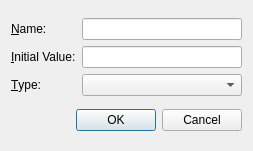
<?xml version="1.0" encoding="UTF-8"?>
<ui version="4.0">
 <class>ScriptPluginDialog</class>
 <widget class="QDialog" name="ScriptPluginDialog">
  <property name="geometry">
   <rect>
    <x>0</x>
    <y>0</y>
    <width>253</width>
    <height>151</height>
   </rect>
  </property>
  <property name="sizePolicy">
   <sizepolicy hsizetype="Maximum" vsizetype="Maximum">
    <horstretch>0</horstretch>
    <verstretch>0</verstretch>
   </sizepolicy>
  </property>
  <property name="windowTitle">
   <string>Create Variable</string>
  </property>
  <layout class="QVBoxLayout" name="verticalLayout">
   <item>
    <layout class="QGridLayout" name="gridLayout">
     <item row="0" column="0">
      <widget class="QLabel" name="label">
       <property name="text">
        <string>&amp;Name:</string>
       </property>
       <property name="buddy">
        <cstring>lineName</cstring>
       </property>
      </widget>
     </item>
     <item row="0" column="1">
      <widget class="QLineEdit" name="lineName"/>
     </item>
     <item row="1" column="0">
      <widget class="QLabel" name="label_2">
       <property name="text">
        <string>&amp;Initial Value:</string>
       </property>
       <property name="buddy">
        <cstring>lineValue</cstring>
       </property>
      </widget>
     </item>
     <item row="1" column="1">
      <widget class="QLineEdit" name="lineValue"/>
     </item>
     <item row="2" column="0">
      <widget class="QLabel" name="label_3">
       <property name="text">
        <string>&amp;Type:</string>
       </property>
       <property name="buddy">
        <cstring>comboType</cstring>
       </property>
      </widget>
     </item>
     <item row="2" column="1">
      <widget class="QComboBox" name="comboType">
       <property name="editable">
        <bool>false</bool>
       </property>
      </widget>
     </item>
    </layout>
   </item>
   <item>
    <widget class="QDialogButtonBox" name="buttonBox">
     <property name="orientation">
      <enum>Qt::Horizontal</enum>
     </property>
     <property name="standardButtons">
      <set>QDialogButtonBox::Cancel|QDialogButtonBox::Ok</set>
     </property>
    </widget>
   </item>
  </layout>
 </widget>
 <resources/>
 <connections>
  <connection>
   <sender>buttonBox</sender>
   <signal>accepted()</signal>
   <receiver>ScriptPluginDialog</receiver>
   <slot>accept()</slot>
   <hints>
    <hint type="sourcelabel">
     <x>248</x>
     <y>254</y>
    </hint>
    <hint type="destinationlabel">
     <x>157</x>
     <y>274</y>
    </hint>
   </hints>
  </connection>
  <connection>
   <sender>buttonBox</sender>
   <signal>rejected()</signal>
   <receiver>ScriptPluginDialog</receiver>
   <slot>reject()</slot>
   <hints>
    <hint type="sourcelabel">
     <x>316</x>
     <y>260</y>
    </hint>
    <hint type="destinationlabel">
     <x>286</x>
     <y>274</y>
    </hint>
   </hints>
  </connection>
 </connections>
</ui>
